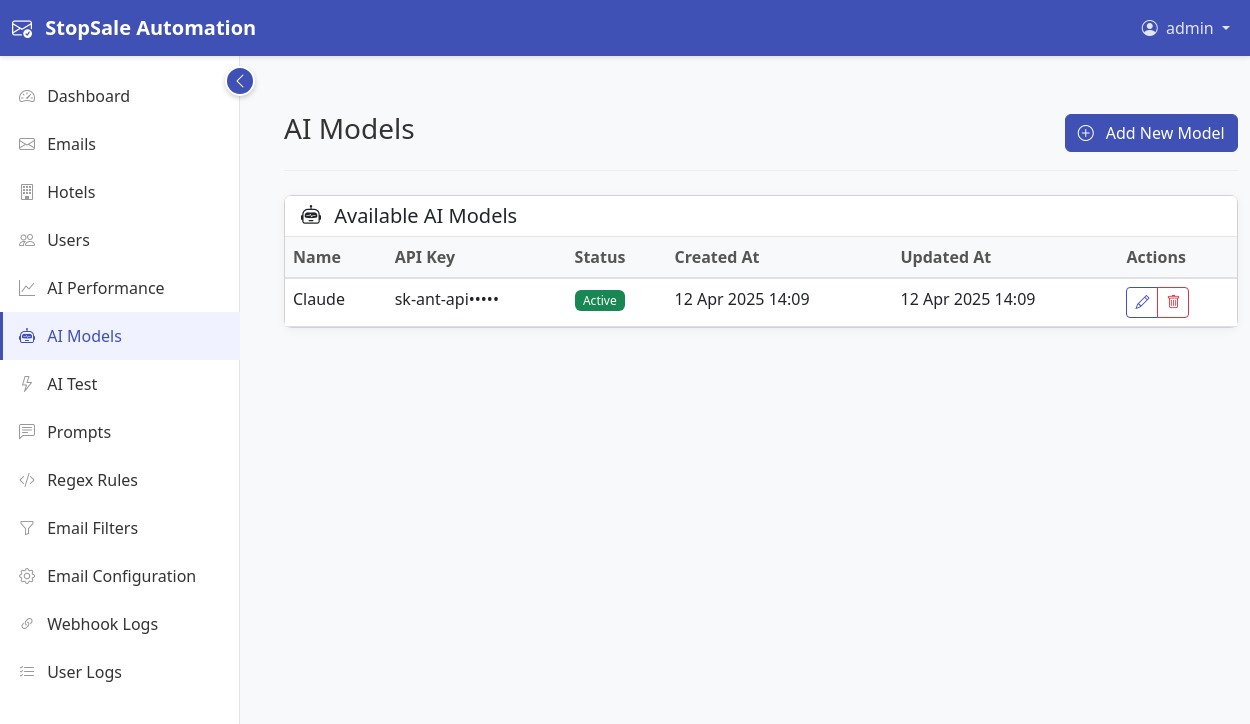
The app's page /core/ai-models/ (signed in) with its own data.
### users/models.py (models this page shows, shortened)
class User(AbstractUser):
    ROLE_CHOICES = (
        ('admin', 'Admin'),
        ('agent', 'Agent'),
        ('viewer', 'Viewer'),
    )
    email = models.EmailField(unique=True)
    role = models.CharField(max_length=10, choices=ROLE_CHOICES, default='agent')
    last_login_ip = models.GenericIPAddressField(null=True, blank=True)
    created_at = models.DateTimeField(auto_now_add=True, null=True)
    updated_at = models.DateTimeField(auto_now=True, null=True)
    objects = UserManager()
    @property
    def is_admin(self):
        return self.role == 'admin'

### emails/models.py (models this page shows, shortened)
class AIModel(models.Model):
    name = models.CharField(max_length=100)
    api_key = models.CharField(max_length=255)
    active = models.BooleanField(default=False)
    created_at = models.DateTimeField(auto_now_add=True)
    updated_at = models.DateTimeField(auto_now=True)
    class Meta:
        verbose_name = 'AI Model'
        verbose_name_plural = 'AI Models'
        ordering = ['-active', 'name']

### core/views.py (the view)
# urls.py: path('ai-models/', views.ai_model_list, name='ai_model_list'),
@login_required
def ai_model_list(request):
    models = AIModel.objects.all().order_by('-active', 'name')
    context = {
        'models': models,
    }
    return render(request, 'core/ai_model_list.html', context)

### templates/core/ai_model_list.html (shortened to what this page needs)
{% extends 'base/base.html' %}
{% block content %}
<div class="page-header d-flex justify-content-between align-items-center">
    <h1>AI Models</h1>
    <button type="button" class="btn btn-primary" data-bs-toggle="modal" data-bs-target="#addModelModal">
        <i class="bi bi-plus-circle me-2"></i> Add New Model
    </button>
</div>
<div class="card">
    <div class="card-header">
        <h5 class="mb-0">
            <i class="bi bi-robot me-2"></i> Available AI Models
        </h5>
    </div>
    <div class="card-body p-0">
        <div class="table-responsive">
            <table class="table table-hover mb-0">
                <thead class="table-light">
                    <tr>
                        <th>Name</th>
                        <th>API Key</th>
                        <th>Status</th>
                        <th>Created At</th>
                        <th>Updated At</th>
                        <th>Actions</th>
                    </tr>
                </thead>
                <tbody>
                    {% for model in models %}
                    <tr>
                        <td>{{ model.name }}</td>
                        <td>
                            <div class="text-truncate" style="max-width: 150px;">
                                {{ model.api_key|slice:":10" }}•••••
                            </div>
                        </td>
                        <td>
                            {% if model.active %}
                            <span class="badge bg-success">Active</span>
                            {% else %}
                            <span class="badge bg-secondary">Inactive</span>
                            {% endif %}
                        </td>
                        <td>{{ model.created_at|date:"d M Y H:i" }}</td>
                        <td>{{ model.updated_at|date:"d M Y H:i" }}</td>
                        <td>
                            <div class="btn-group">
                                <a href="{% url 'core:ai_model_detail' model.id %}" class="btn btn-sm btn-outline-primary">
                                    <i class="bi bi-pencil"></i>
                                </a>
                                <a href="#" class="btn btn-sm btn-outline-danger delete-model-btn" data-model-id="{{ model.id }}">
                                    <i class="bi bi-trash"></i>
                                </a>
                            </div>
                        </td>
                    </tr>
                    {% endfor %}
                </tbody>
            </table>
        </div>
    </div>
</div>
{% endblock %}

### templates/base/base.html (shortened to what this page needs)
{% load static %}
<!DOCTYPE html>
<html lang="en">
<head>
    <link href="https://cdn.jsdelivr.net/npm/bootstrap@5.3.0-alpha1/dist/css/bootstrap.min.css" rel="stylesheet">
    <link rel="stylesheet" href="https://cdn.jsdelivr.net/npm/bootstrap-icons@1.10.3/font/bootstrap-icons.css">
    <link rel="stylesheet" href="https://cdn.jsdelivr.net/npm/flatpickr/dist/flatpickr.min.css">
    <link rel="stylesheet" href="https://cdn.jsdelivr.net/npm/select2@4.1.0-rc.0/dist/css/select2.min.css">
    <link rel="stylesheet" href="https://cdn.jsdelivr.net/npm/select2-bootstrap-5-theme@1.3.0/dist/select2-bootstrap-5-theme.min.css">
    <link rel="stylesheet" href="https://cdnjs.cloudflare.com/ajax/libs/toastr.js/latest/toastr.min.css">
    <link rel="stylesheet" href="{% static 'css/ux-improvements.css' %}">
</head>
<body>
    <nav class="navbar navbar-expand-lg navbar-dark fixed-top">
        <div class="container-fluid">
            <a class="navbar-brand" href="{% url 'core:dashboard' %}">
                <i class="bi bi-envelope-check me-2"></i>
                StopSale Automation
            </a>
            <div class="collapse navbar-collapse" id="navbarNav">
                <ul class="navbar-nav ms-auto">
                    {% if user.is_authenticated %}
                    <li class="nav-item dropdown">
                        <a class="nav-link dropdown-toggle" href="#" id="navbarDropdown" role="button" data-bs-toggle="dropdown" aria-expanded="false">
                            <i class="bi bi-person-circle me-1"></i> {{ user.username }}
                        </a>
                    </li>
                    {% else %}
                    <li class="nav-item">
                        <a class="nav-link" href="{% url 'core:login' %}">Login</a>
                    </li>
                    {% endif %}
                </ul>
            </div>
        </div>
    </nav>
    <div class="container-fluid">
        <div class="row">
            {% if user.is_authenticated %}
            <nav id="sidebar" class="col-lg-2 d-lg-block sidebar">
                <div class="sidebar-toggle d-none d-lg-flex" id="sidebarToggle">
                    <i class="bi bi-chevron-left" id="toggleIcon"></i>
                </div>
                <div class="sidebar-sticky">
                    <ul class="nav flex-column">
                        <li class="nav-item">
                            <a class="nav-link {% if request.resolver_match.app_name == 'core' and request.resolver_match.url_name == 'dashboard' %}active{% endif %}" href="{% url 'core:dashboard' %}">
                                <i class="bi bi-speedometer2"></i> <span>Dashboard</span>
                            </a>
                        </li>
                        <li class="nav-item">
                            <a class="nav-link {% if request.resolver_match.app_name == 'emails' and request.resolver_match.url_name == 'email_list' %}active{% endif %}" href="{% url 'emails:email_list' %}">
                                <i class="bi bi-envelope"></i> <span>Emails</span>
                            </a>
                        </li>
                        {% if user.is_admin or user.is_supervisor %}
                        <li class="nav-item">
                            <a class="nav-link {% if request.resolver_match.app_name == 'hotels' %}active{% endif %}" href="{% url 'hotels:hotel_list' %}">
                                <i class="bi bi-building"></i> <span>Hotels</span>
                            </a>
                        </li>
                        {% endif %}
                        {% if user.is_admin %}
                        <li class="nav-item">
                            <a class="nav-link {% if request.resolver_match.app_name == 'users' %}active{% endif %}" href="{% url 'users:user_list' %}">
                                <i class="bi bi-people"></i> <span>Users</span>
                            </a>
                        </li>
                        <li class="nav-item">
                            <a class="nav-link {% if request.resolver_match.app_name == 'core' and request.resolver_match.url_name == 'ai_performance' %}active{% endif %}" href="{% url 'core:ai_performance' %}">
                                <i class="bi bi-graph-up"></i> <span>AI Performance</span>
                            </a>
                        </li>
                        <li class="nav-item">
                            <a class="nav-link {% if request.resolver_match.app_name == 'core' and request.resolver_match.url_name == 'ai_model_list' %}active{% endif %}" href="{% url 'core:ai_model_list' %}">
                                <i class="bi bi-robot"></i> <span>AI Models</span>
                            </a>
                        </li>
                        <li class="nav-item">
                            <a class="nav-link {% if request.resolver_match.app_name == 'core' and request.resolver_match.url_name == 'ai_test' %}active{% endif %}" href="{% url 'core:ai_test' %}">
                                <i class="bi bi-lightning"></i> <span>AI Test</span>
                            </a>
                        </li>
                        <li class="nav-item">
                            <a class="nav-link {% if request.resolver_match.app_name == 'core' and request.resolver_match.url_name == 'prompt_list' %}active{% endif %}" href="{% url 'core:prompt_list' %}">
                                <i class="bi bi-chat-left-text"></i> <span>Prompts</span>
                            </a>
                        </li>
                        <li class="nav-item">
                            <a class="nav-link {% if request.resolver_match.app_name == 'core' and request.resolver_match.url_name == 'regex_rule_list' %}active{% endif %}" href="{% url 'core:regex_rule_list' %}">
                                <i class="bi bi-code-slash"></i> <span>Regex Rules</span>
                            </a>
                        </li>
                        <li class="nav-item">
                            <a class="nav-link {% if request.resolver_match.app_name == 'core' and request.resolver_match.url_name == 'email_filter_list' %}active{% endif %}" href="{% url 'core:email_filter_list' %}">
                                <i class="bi bi-funnel"></i> <span>Email Filters</span>
                            </a>
                        </li>
                        <li class="nav-item">
                            <a class="nav-link {% if request.resolver_match.app_name == 'core' and request.resolver_match.url_name == 'email_config' %}active{% endif %}" href="{% url 'core:email_config' %}">
                                <i class="bi bi-gear"></i> <span>Email Configuration</span>
                            </a>
                        </li>
                        <li class="nav-item">
                            <a class="nav-link {% if request.resolver_match.app_name == 'core' and request.resolver_match.url_name == 'webhook_log_list' %}active{% endif %}" href="{% url 'core:webhook_log_list' %}">
                                <i class="bi bi-link-45deg"></i> <span>Webhook Logs</span>
                            </a>
                        </li>
                        <li class="nav-item">
                            <a class="nav-link {% if request.resolver_match.app_name == 'core' and request.resolver_match.url_name == 'user_log_list' %}active{% endif %}" href="{% url 'core:user_log_list' %}">
                                <i class="bi bi-list-check"></i> <span>User Logs</span>
                            </a>
                        </li>
                        {% endif %}
                    </ul>
                </div>
            </nav>
            {% endif %}
            <main id="content" class="{% if user.is_authenticated %}col-lg-10 content{% else %}col-12{% endif %}" id="main-content">
                <div class="container-fluid py-4">
                    {% block content %}{% endblock %}
                </div>
            </main>
        </div>
    </div>
</body>
</html>

### static/css/ux-improvements.css (style rules this page uses)
.table th { background-color: #f8f9fa; border-top: none; border-bottom: 2px solid #dee2e6; font-weight: 600; color: #495057; }
.btn { transition: all 0.3s ease; }
.badge { font-weight: 500; padding: 0.4em 0.7em; border-radius: 6px; }

### templates/base/base.html (style rules this page uses)
:root { --primary: #3f51b5; --secondary: #f50057; --success: #4caf50; --warning: #ff9800; --danger: #f44336; --light: #f5f5f5; --dark: #212121; --sidebar-width: 240px; --sidebar-width-collapsed: 60px; }
body { font-family: 'Segoe UI', Tahoma, Geneva, Verdana, sans-serif; background-color: #f8f9fa; padding-top: 56px; }
.navbar { background-color: var(--primary); box-shadow: 0 2px 4px rgba(0,0,0,0.1); }
.navbar-brand { font-weight: 600; color: white !important; }
.navbar .nav-link { color: rgba(255,255,255,0.85) !important; }
.sidebar { position: fixed; top: 56px; bottom: 0; left: 0; z-index: 100; padding: 0; box-shadow: inset -1px 0 0 rgba(0, 0, 0, .1); background-color: #fff; width: var(--sidebar-width); transition: all 0.3s; }
.sidebar-sticky { position: sticky; top: 0; height: calc(100vh - 56px); padding-top: 1rem; overflow-x: hidden; overflow-y: auto; }
.sidebar .nav-link { color: #333 !important; font-weight: 500; padding: 0.75rem 1rem; border-left: 3px solid transparent; white-space: nowrap; overflow: hidden; text-overflow: ellipsis; }
.sidebar .nav-link.active { color: var(--primary) !important; background-color: #f0f2ff; border-left: 3px solid var(--primary); }
.sidebar .nav-link i { margin-right: 0.5rem; color: #999; min-width: 20px; text-align: center; }
.sidebar .nav-link.active i { color: var(--primary); }
.sidebar-toggle { position: absolute; right: -15px; top: 10px; width: 30px; height: 30px; background-color: var(--primary); color: white; border-radius: 50%; display: flex; align-items: center; justify-content: center; cursor: pointer; z-index: 101; border: 2px solid white; box-shadow: 0 2px 5px rgba(0,0,0,0.2); }
.content { margin-left: var(--sidebar-width); padding: 2rem; transition: margin-left 0.3s; }
.card { border-radius: 8px; box-shadow: 0 2px 10px rgba(0,0,0,0.05); margin-bottom: 20px; }
.card-header { background-color: white; border-bottom: 1px solid rgba(0,0,0,0.1); font-weight: 600; }
.btn-primary { background-color: var(--primary); border-color: var(--primary); }
.btn-outline-primary { color: var(--primary); border-color: var(--primary); }
.table th { font-weight: 600; color: #555; }
.page-header { margin-bottom: 1.5rem; border-bottom: 1px solid #eee; padding-bottom: 1rem; }
.page-header h1 { font-size: 1.75rem; color: #333; }

### records on screen
User: username "admin"
AIModel: name "Claude", api_key "sk-ant-api", active "Active", created_at "12 Apr 2025 14:09", updated_at "12 Apr 2025 14:09"
